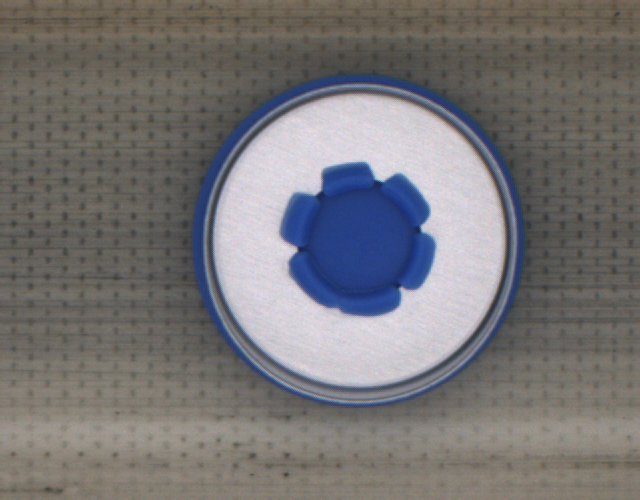
#> input picture Month06/day24/nss_suliaogai/plastic_cap/bad2.bmp, 640 x 500 px; its folder holds only this picture in this run
$ python plastic_check.py
#> lines starting #> are read from the running program, lines starting #| are printed output that depends on the picture; after the words box and inside, x2 and y2 are one past the last pixel; in counts of white or black regions, pixels touching at a corner belong together
import os
import numpy as np
import cv2 as cv


# 加载图片路径
im_path = os.listdir('plastic_cap')

im_files_path = [os.path.join('plastic_cap', path) for path in im_path]
# im = cv.imread(im_files_path[6])


for file_path in im_files_path:
    im = cv.imread(file_path)
#> im is the input picture: shape (500, 640, 3); mean B, G, R 117.4, 116.6, 118.6
    # 灰度
    im_gray = cv.cvtColor(im, cv.COLOR_BGR2GRAY)
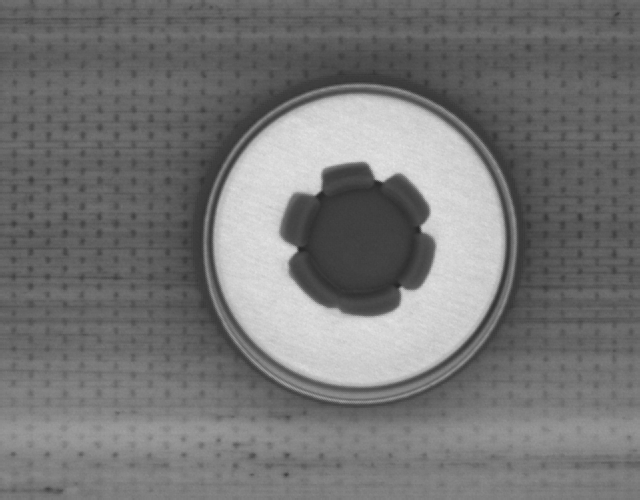
#> im_gray: shape (500, 640); min 37, max 227, mean 117.3
    # cv.imshow('im_gray', im_gray)

    # 模糊 去噪点
    blurred = cv.GaussianBlur(im_gray, (7, 7), 3)
    # cv.imshow('blurred', blurred)

    # canny边缘检测
    canny = cv.Canny(blurred, 50, 180)
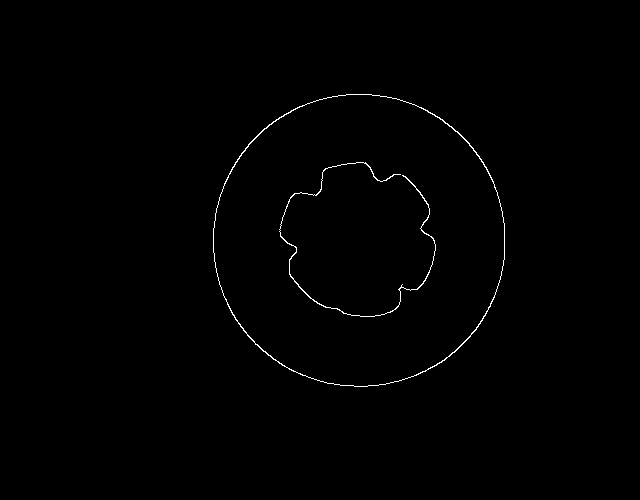
#> canny: shape (500, 640); 0.53% white in thin lines or dots, all inside (x1, y1, x2, y2) = (213, 94, 505, 387)
    cv.imshow('canny', canny)
    # 膨胀  边缘连续，进而提取闭合轮廓
    kernel = np.ones((3, 3), np.uint8)
    dilate = cv.dilate(canny, kernel)
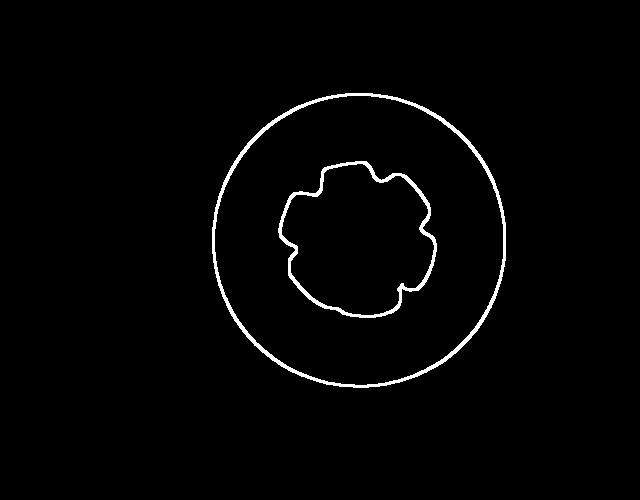
#> dilate: shape (500, 640); 1.7% white; 2 white regions

    # cv.imshow('dilate', dilate)

    print(file_path)
    cnts, h = cv.findContours(dilate, cv.RETR_LIST, cv.CHAIN_APPROX_NONE)
#> cnts = 4 contours; box (x1, y1, x2, y2) and area: (212, 93, 506, 388) 68254, (214, 95, 504, 386) 65686, (278, 161, 437, 318) 18200, (281, 163, 435, 316) 16682; h = [[1, -1, -1, -1], [2, 0, -1, -1], [3, 1, -1, -1], [-1, 2, -1, -1]]
    cnts = sorted(cnts, key=cv.contourArea)

    # 取内部轮廓，切片去除最外2层轮廓（圆形）
    new_cnts = cnts[:-2]
#> new_cnts = 2 contours; box (x1, y1, x2, y2) and area: (278, 161, 437, 318) 18200, (281, 163, 435, 316) 16682

    # 取内部轮廓的最外层（6瓣形）
    c = new_cnts[-1]
#> c = contour of 489 points, box (x1, y1, x2, y2) (278, 161, 437, 318), area 18200
    length_c = cv.arcLength(c, False)
#> length_c = 567.9
    area_c = cv.contourArea(c)
#> area_c = 18200.5
    # [7 lines of commented-out code are left out]
    pt = [0, 0]  # 初始个圆心坐标
    r = 0  # 初始个半径
    all_x = [p[0][0] for p in c]  # 轮廓内全部x
#> all_x = 489 values, max 436 at index 354, min 278 at index 115, mean 358.3
    all_y = [p[0][1] for p in c]  # 轮廓内全部y
#> all_y = 489 values, max 317 at index 240, min 161 at index 0, mean 238.5
    min_x = min(all_x)
#> min_x = 278
    min_y = min(all_y)
#> min_y = 161
    max_x = max(all_x)
#> max_x = 436
    max_y = max(all_y)
#> max_y = 317
    # 绘制轮廓外接矩形
    # cv.rectangle(im, (min_x, min_y), (max_x, max_y), (0, 255, 0), 2)
    for x in range(min_x, max_x+1):
        for y in range(min_y, max_y+1):
            dist = cv.pointPolygonTest(c, (x, y), True)
            if r < dist:
                r = dist
                pt[0], pt[1] = x, y
#> after the loop, pt = [359, 240]; r = 63.91
    # 绘制最大内接圆
    # cv.circle(im, (pt[0], pt[1]), int(r), (255, 0, 0), 2)
    # 最大内接圆面积
    incircle_area = np.pi*r**2
#> incircle_area = 12830.3
    # print(incircle_area)

    # 在新图上绘制轮廓和外接圆
    new_im = canny.copy()
    # 转成黑色背景
    ret, new_im = cv.threshold(new_im, 255, 0, cv.THRESH_BINARY)
#> new_im: shape (500, 640); every value is 0
    cv.drawContours(new_im, c, -1, 255, 1)
    cv.circle(new_im, (pt[0], pt[1]), int(r), 255, 1)
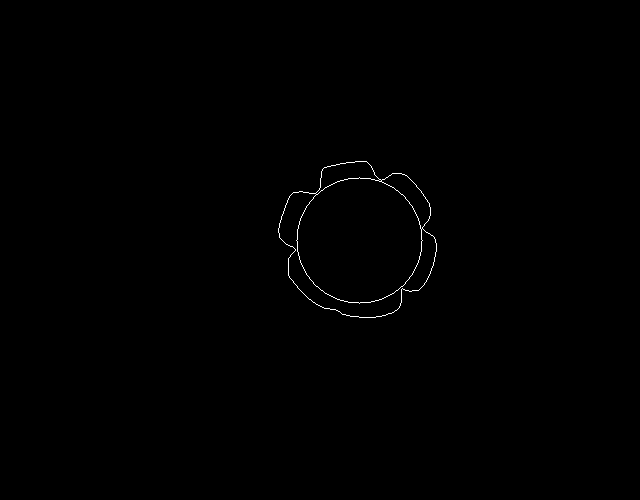
#> new_im: shape (500, 640); 0.26% white in thin lines or dots, all inside (x1, y1, x2, y2) = (278, 161, 437, 318)
    # cv.imshow('new_im', new_im)
    # 膨胀  边缘连续，进而提取闭合轮廓
    kernel = np.ones((3, 3), np.uint8)
    dilate = cv.dilate(new_im, kernel)
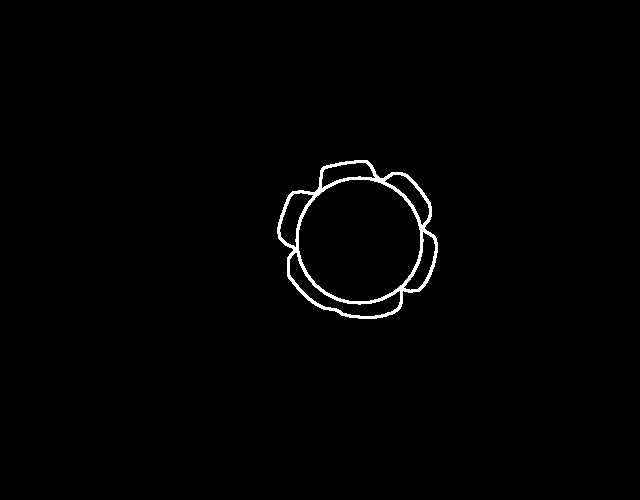
#> dilate: shape (500, 640); 0.99% white; 1 white region
    cv.imshow('dilate', dilate)
    # 提取轮廓

    cnts, h = cv.findContours(dilate, cv.RETR_LIST, cv.CHAIN_APPROX_NONE)
#> cnts = 7 contours; box (x1, y1, x2, y2) and area: (277, 160, 438, 319) 18885, (298, 179, 421, 302) 11778, (289, 252, 401, 317) 1627, (279, 192, 314, 248) 868, (384, 174, 430, 226) 770, (321, 162, 376, 189) 741, (403, 231, 436, 291) 738; h = [[1, -1, -1, -1], [2, 0, -1, -1], [3, 1, -1, -1], [4, 2, -1, -1], [5, 3, -1, -1], [6, 4, -1, -1], [-1, 5, -1, -1]]
    print(len(cnts))
#| 7
    cv.drawContours(im, cnts, -1, (0, 0, 255), 1)
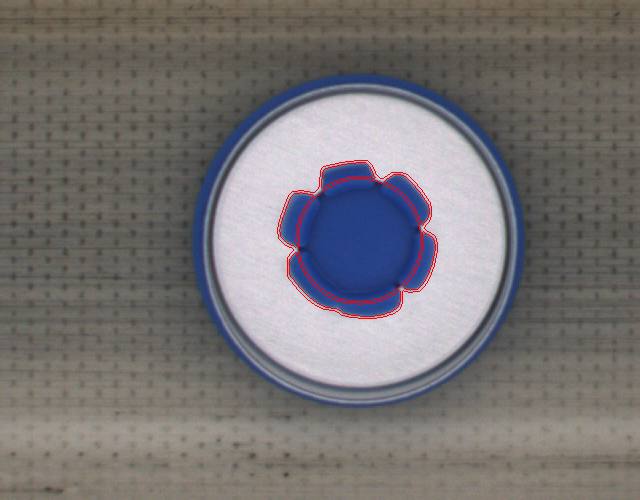
#> im: shape (500, 640, 3); 0.51% of pixels changed, all inside (x1, y1, x2, y2) = (277, 160, 438, 319)
    # 根据面积过滤掉内接圆、最外层轮廓，筛选出花瓣轮廓,花瓣面积在700~1200属于正常范围
    count = 0
    for c in cnts:
        area = cv.contourArea(c)
        # print(area)
        if 700 < area < 1200:
            count += 1
            print('花瓣面积:', area)
#> this loop made 7 passes
#> area on passes 1 to 7: 1627, 738.5, 867.5, 11778, 769.5, 741, 18885
#| 花瓣面积: 738.5
#| 花瓣面积: 867.5
#| 花瓣面积: 769.5
#| 花瓣面积: 741.0
#> after the loop, count = 4
    # 判断花瓣数量，6个花瓣，且面积均在700~1200范围内，为好品，反之为缺陷
    if count == 6:
        print('花瓣数量：', count, '好品')
    else:
        print('花瓣数量：', count, '缺陷')
#| 花瓣数量： 4 缺陷

    # 根据面积判断，差几个花瓣
    cv.imshow('im', im)
    cv.waitKey()
    cv.destroyAllWindows()

$ run again, on Month06/day24/nss_suliaogai/plastic_cap/good1.bmp
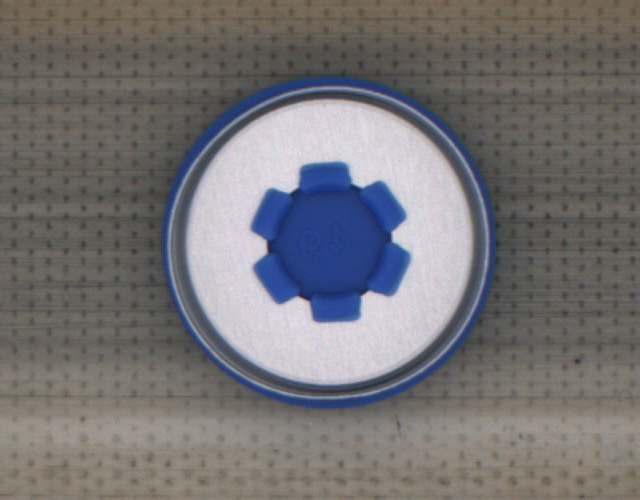
#> input picture Month06/day24/nss_suliaogai/plastic_cap/good1.bmp, 640 x 500 px
#> im is the input picture: shape (500, 640, 3); mean B, G, R 116.4, 115, 117.1
#> `canny = cv.Canny(blurred, 50, 180)`:
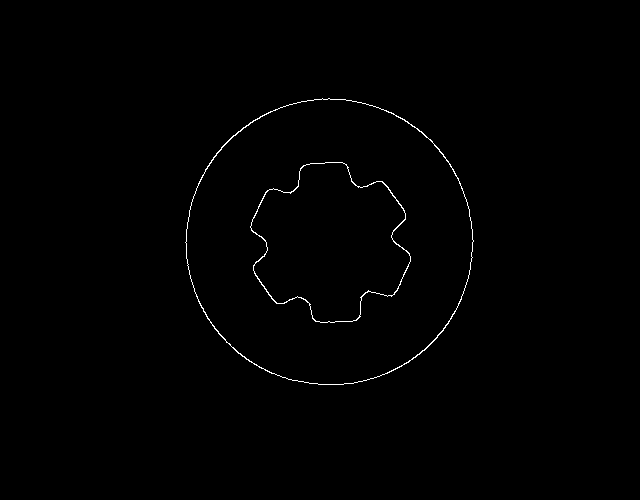
#> canny: shape (500, 640); 0.53% white in thin lines or dots, all inside (x1, y1, x2, y2) = (185, 98, 474, 385)
#> `cnts, h = cv.findContours(dilate, cv.RETR_LIST, cv.CHAIN_APPROX_NONE)`: cnts = 4 contours; box (x1, y1, x2, y2) and area: (184, 97, 475, 386) 65546, (187, 100, 472, 384) 63031, (249, 161, 412, 324) 18638, (252, 163, 410, 322) 16986; h = [[1, -1, -1, -1], [2, 0, -1, -1], [3, 1, -1, -1], [-1, 2, -1, -1]]
#> new_cnts = 2 contours; box (x1, y1, x2, y2) and area: (249, 161, 412, 324) 18638, (252, 163, 410, 322) 16986
#> c = contour of 531 points, box (x1, y1, x2, y2) (249, 161, 412, 324), area 18638
#> length_c = 619.9
#> area_c = 18637.5
#> all_x = 531 values, max 411 at index 376, min 249 at index 109, mean 329.6
#> all_y = 531 values, max 323 at index 249, min 161 at index 0, mean 242.8
#> min_x = 249
#> min_y = 161
#> max_x = 411
#> max_y = 323
#> after the loop `for x in range(min_x, max_x+1):`: pt = [329, 242]; r = 63.29
#> incircle_area = 12582.1
#> `cnts, h = cv.findContours(dilate, cv.RETR_LIST, cv.CHAIN_APPROX_NONE)`: cnts = 8 contours; box (x1, y1, x2, y2) and area: (248, 160, 413, 325) 19386, (268, 181, 391, 304) 11778, (370, 241, 411, 297) 955, (298, 162, 353, 187) 856, (309, 298, 362, 323) 848, (362, 181, 406, 232) 838, (253, 253, 296, 304) 832, (250, 188, 289, 242) 811; h = [[1, -1, -1, -1], [2, 0, -1, -1], [3, 1, -1, -1], [4, 2, -1, -1], [5, 3, -1, -1], [6, 4, -1, -1], [7, 5, -1, -1], [-1, 6, -1, -1]]
#| 8
#> `cv.drawContours(im, cnts, -1, (0, 0, 255), 1)`:
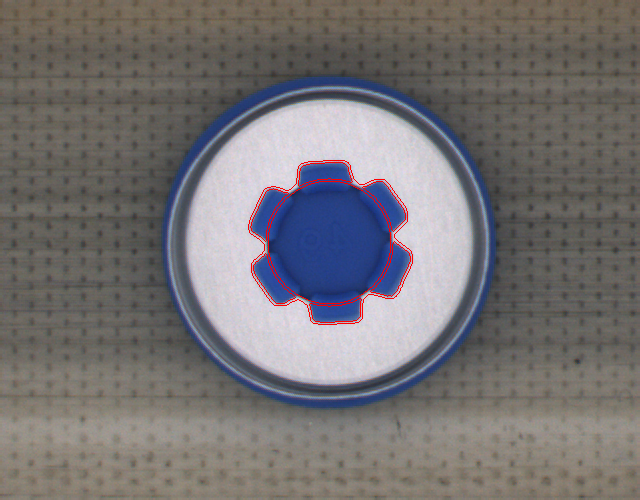
#> im: shape (500, 640, 3); 0.51% of pixels changed, all inside (x1, y1, x2, y2) = (248, 160, 413, 325)
#> the loop `for c in cnts:` made 8 passes
#> area on passes 1 to 8: 848.5, 831.5, 955, 811, 838.5, 11778, 855.5, 19385.5
#> (printed output is left out)
#> after the loop `for c in cnts:`: count = 6
#| 花瓣数量： 6 好品

$ run again, on Month06/day24/nss_suliaogai/plastic_cap/good2.bmp
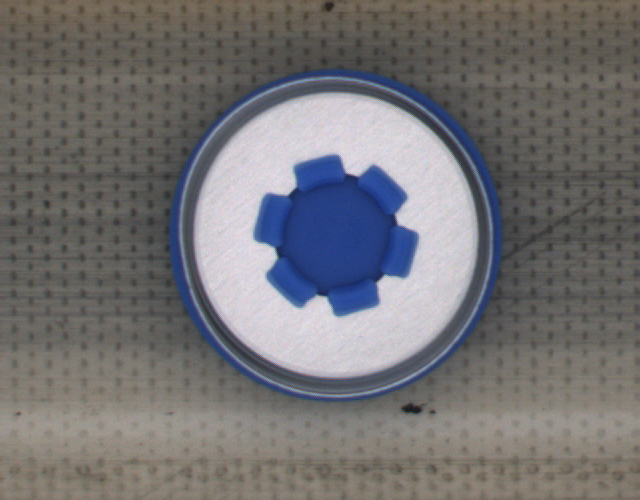
#> input picture Month06/day24/nss_suliaogai/plastic_cap/good2.bmp, 640 x 500 px
#> im is the input picture: shape (500, 640, 3); mean B, G, R 115.4, 113.7, 115.3
#> `canny = cv.Canny(blurred, 50, 180)`:
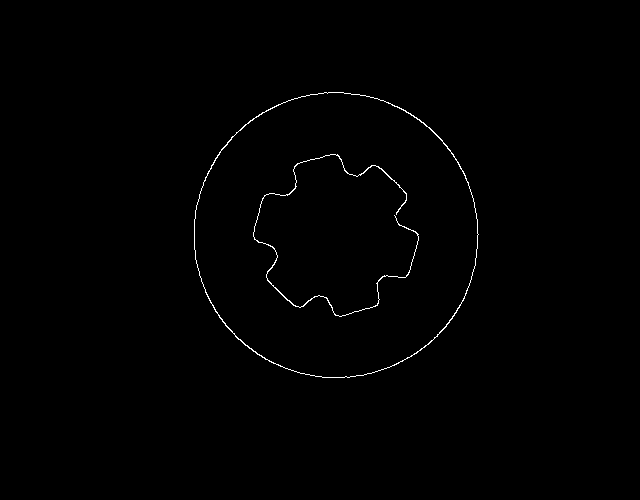
#> canny: shape (500, 640); 0.52% white in thin lines or dots, all inside (x1, y1, x2, y2) = (194, 92, 479, 378)
#> `cnts, h = cv.findContours(dilate, cv.RETR_LIST, cv.CHAIN_APPROX_NONE)`: cnts = 4 contours; box (x1, y1, x2, y2) and area: (193, 91, 480, 379) 64740, (195, 93, 477, 377) 62256, (252, 153, 420, 318) 18659, (254, 155, 418, 316) 16988; h = [[1, -1, -1, -1], [2, 0, -1, -1], [3, 1, -1, -1], [-1, 2, -1, -1]]
#> new_cnts = 2 contours; box (x1, y1, x2, y2) and area: (252, 153, 420, 318) 18659, (254, 155, 418, 316) 16988
#> `c = new_cnts[-1]`: c = contour of 540 points, box (x1, y1, x2, y2) (252, 153, 420, 318), area 18659
#> length_c = 631.8
#> area_c = 18659
#> all_x = 540 values, max 419 at index 393, min 252 at index 125, mean 335.8
#> all_y = 540 values, max 317 at index 265, min 153 at index 0, mean 235
#> min_x = 252
#> min_y = 153
#> max_x = 419
#> max_y = 317
#> after the loop `for x in range(min_x, max_x+1):`: pt = [336, 235]; r = 62.94
#> incircle_area = 12443.8
#> `cnts, h = cv.findContours(dilate, cv.RETR_LIST, cv.CHAIN_APPROX_NONE)`: cnts = 9 contours, 1 with area under 20; largest, box (x1, y1, x2, y2) and area: (251, 152, 421, 319) 19424, (276, 175, 397, 296) 11398, (253, 193, 288, 249) 992, (266, 257, 317, 308) 950, (385, 224, 419, 278) 930, (293, 154, 348, 187) 893, (358, 165, 407, 214) 892, (326, 284, 380, 317) 848; h = [[1, -1, -1, -1], [2, 0, -1, -1], [3, 1, -1, -1], [4, 2, -1, -1], [5, 3, -1, -1], [6, 4, -1, -1], [7, 5, -1, -1], [8, 6, -1, -1], [-1, 7, -1, -1]]
#| 9
#> `cv.drawContours(im, cnts, -1, (0, 0, 255), 1)`:
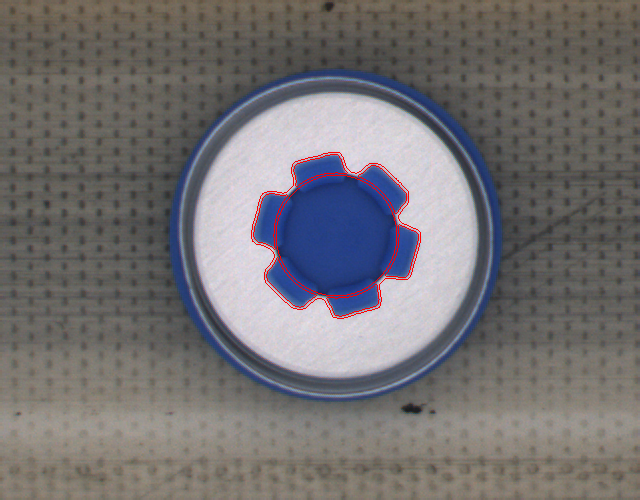
#> im: shape (500, 640, 3); 0.52% of pixels changed, all inside (x1, y1, x2, y2) = (251, 152, 421, 319)
#> the loop `for c in cnts:` made 9 passes
#> area on passes 1, 2, 4, 5, 6, 7, 8, 9: 848.5, 950.5, 930.5, 991.5, 11398, 892, 893, 19424
#> (printed output is left out)
#> after the loop `for c in cnts:`: count = 6
#| 花瓣数量： 6 好品

$ run again, on Month06/day24/nss_suliaogai/plastic_cap/bad3.bmp
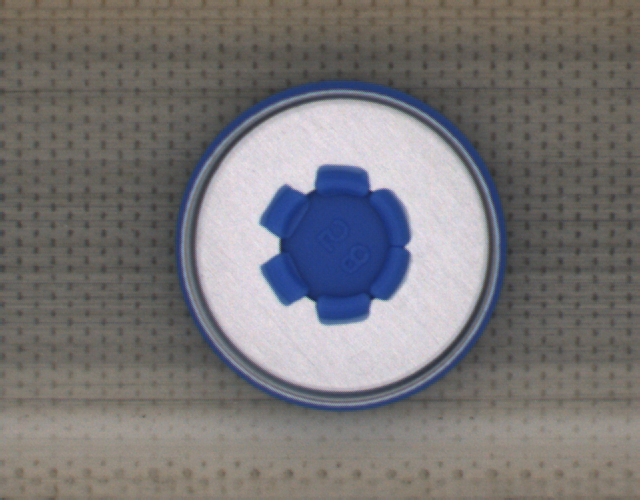
#> input picture Month06/day24/nss_suliaogai/plastic_cap/bad3.bmp, 640 x 500 px
#> im is the input picture: shape (500, 640, 3); mean B, G, R 118.1, 117.6, 119.9
#> `canny = cv.Canny(blurred, 50, 180)`:
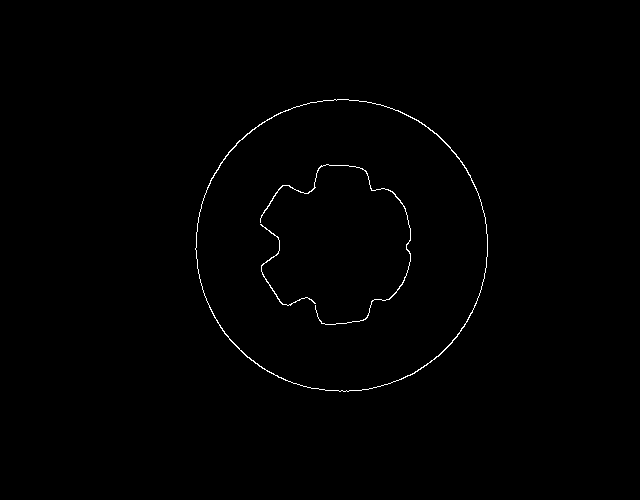
#> canny: shape (500, 640); 0.53% white in thin lines or dots, all inside (x1, y1, x2, y2) = (195, 99, 488, 392)
#> `cnts, h = cv.findContours(dilate, cv.RETR_LIST, cv.CHAIN_APPROX_NONE)`: cnts = 4 contours; box (x1, y1, x2, y2) and area: (194, 98, 489, 393) 68102, (197, 100, 487, 391) 65528, (259, 163, 412, 326) 18077, (261, 165, 410, 324) 16533; h = [[1, -1, -1, -1], [2, 0, -1, -1], [3, 1, -1, -1], [-1, 2, -1, -1]]
#> new_cnts = 2 contours; box (x1, y1, x2, y2) and area: (259, 163, 412, 326) 18077, (261, 165, 410, 324) 16533
#> c = contour of 512 points, box (x1, y1, x2, y2) (259, 163, 412, 326), area 18077
#> length_c = 593
#> area_c = 18077
#> all_x = 512 values, max 411 at index 359, min 259 at index 92, mean 334.6
#> all_y = 512 values, max 325 at index 244, min 163 at index 0, mean 243.8
#> min_x = 259
#> min_y = 163
#> max_x = 411
#> max_y = 325
#> after the loop `for x in range(min_x, max_x+1):`: pt = [342, 245]; r = 64
#> incircle_area = 12868
#> `cnts, h = cv.findContours(dilate, cv.RETR_LIST, cv.CHAIN_APPROX_NONE)`: cnts = 8 contours; box (x1, y1, x2, y2) and area: (258, 162, 413, 327) 18790, (280, 183, 405, 308) 12168, (260, 185, 304, 238) 997, (261, 253, 304, 306) 950, (314, 164, 371, 187) 840, (315, 304, 371, 325) 733, (377, 188, 411, 245) 407, (380, 249, 411, 301) 316; h = [[1, -1, -1, -1], [2, 0, -1, -1], [3, 1, -1, -1], [4, 2, -1, -1], [5, 3, -1, -1], [6, 4, -1, -1], [7, 5, -1, -1], [-1, 6, -1, -1]]
#| 8
#> `cv.drawContours(im, cnts, -1, (0, 0, 255), 1)`:
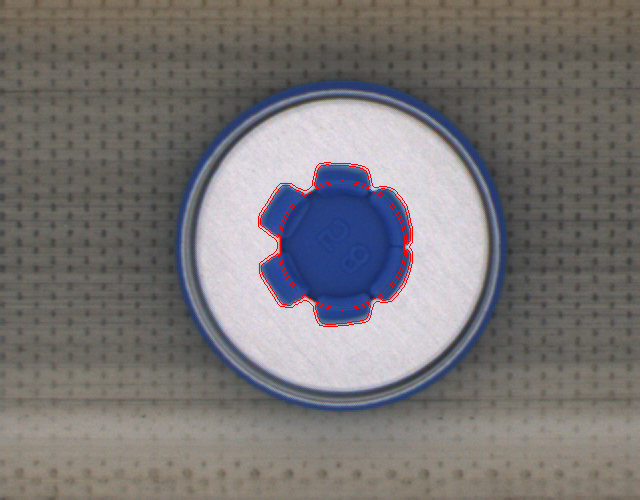
#> im: shape (500, 640, 3); 0.5% of pixels changed, all inside (x1, y1, x2, y2) = (258, 162, 413, 327)
#> the loop `for c in cnts:` made 8 passes
#> area on passes 1 to 8: 733, 950.5, 315.5, 407, 997, 12168, 839.5, 18790.5
#> (printed output is left out)
#> after the loop `for c in cnts:`: count = 4
#| 花瓣数量： 4 缺陷
